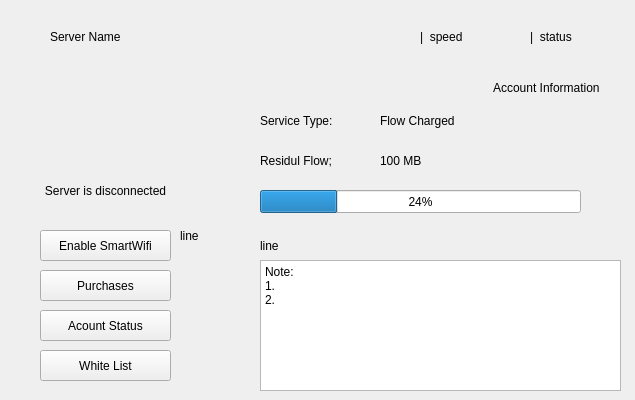
<?xml version="1.0" encoding="UTF-8"?>
<ui version="4.0">
 <class>SmartWifiWidget</class>
 <widget class="QWidget" name="SmartWifiWidget">
  <property name="geometry">
   <rect>
    <x>0</x>
    <y>0</y>
    <width>635</width>
    <height>400</height>
   </rect>
  </property>
  <property name="windowTitle">
   <string>SmartWifi</string>
  </property>
  <widget class="QLabel" name="connect_flag">
   <property name="geometry">
    <rect>
     <x>40</x>
     <y>70</y>
     <width>131</width>
     <height>101</height>
    </rect>
   </property>
   <property name="text">
    <string/>
   </property>
   <property name="alignment">
    <set>Qt::AlignCenter</set>
   </property>
  </widget>
  <widget class="QLabel" name="connect_note">
   <property name="geometry">
    <rect>
     <x>30</x>
     <y>180</y>
     <width>151</width>
     <height>21</height>
    </rect>
   </property>
   <property name="text">
    <string>Server is disconnected</string>
   </property>
   <property name="alignment">
    <set>Qt::AlignCenter</set>
   </property>
  </widget>
  <widget class="QPushButton" name="connect_btn">
   <property name="geometry">
    <rect>
     <x>40</x>
     <y>230</y>
     <width>131</width>
     <height>31</height>
    </rect>
   </property>
   <property name="text">
    <string>Enable SmartWifi</string>
   </property>
   <property name="group" stdset="0">
    <string>big_btn</string>
   </property>
  </widget>
  <widget class="QPushButton" name="whitelist_btn">
   <property name="geometry">
    <rect>
     <x>40</x>
     <y>350</y>
     <width>131</width>
     <height>31</height>
    </rect>
   </property>
   <property name="text">
    <string>White List</string>
   </property>
   <property name="group" stdset="0">
    <string>big_btn</string>
   </property>
  </widget>
  <widget class="QPushButton" name="purchases_btn">
   <property name="geometry">
    <rect>
     <x>40</x>
     <y>270</y>
     <width>131</width>
     <height>31</height>
    </rect>
   </property>
   <property name="text">
    <string>Purchases</string>
   </property>
   <property name="group" stdset="0">
    <string>big_btn</string>
   </property>
  </widget>
  <widget class="QPushButton" name="account_btn">
   <property name="geometry">
    <rect>
     <x>40</x>
     <y>310</y>
     <width>131</width>
     <height>31</height>
    </rect>
   </property>
   <property name="text">
    <string>Acount Status</string>
   </property>
   <property name="group" stdset="0">
    <string>big_btn</string>
   </property>
  </widget>
  <widget class="QWidget" name="top_bar" native="true">
   <property name="geometry">
    <rect>
     <x>10</x>
     <y>20</y>
     <width>621</width>
     <height>31</height>
    </rect>
   </property>
   <widget class="QLabel" name="server_label">
    <property name="geometry">
     <rect>
      <x>40</x>
      <y>6</y>
      <width>81</width>
      <height>21</height>
     </rect>
    </property>
    <property name="text">
     <string>Server Name</string>
    </property>
    <property name="group" stdset="0">
     <string>top</string>
    </property>
   </widget>
   <widget class="QLabel" name="speed_img">
    <property name="geometry">
     <rect>
      <x>470</x>
      <y>0</y>
      <width>51</width>
      <height>31</height>
     </rect>
    </property>
    <property name="text">
     <string/>
    </property>
    <property name="group" stdset="0">
     <string>top</string>
    </property>
   </widget>
   <widget class="QLabel" name="server_img">
    <property name="geometry">
     <rect>
      <x>200</x>
      <y>6</y>
      <width>71</width>
      <height>21</height>
     </rect>
    </property>
    <property name="text">
     <string/>
    </property>
    <property name="group" stdset="0">
     <string>top</string>
    </property>
   </widget>
   <widget class="QLabel" name="status_img">
    <property name="geometry">
     <rect>
      <x>570</x>
      <y>5</y>
      <width>51</width>
      <height>31</height>
     </rect>
    </property>
    <property name="text">
     <string/>
    </property>
    <property name="group" stdset="0">
     <string>top</string>
    </property>
   </widget>
   <widget class="QLabel" name="status_label">
    <property name="geometry">
     <rect>
      <x>520</x>
      <y>6</y>
      <width>61</width>
      <height>21</height>
     </rect>
    </property>
    <property name="text">
     <string>|  status</string>
    </property>
    <property name="group" stdset="0">
     <string>top</string>
    </property>
   </widget>
   <widget class="QLabel" name="speed_label">
    <property name="geometry">
     <rect>
      <x>410</x>
      <y>6</y>
      <width>51</width>
      <height>21</height>
     </rect>
    </property>
    <property name="text">
     <string>|  speed</string>
    </property>
    <property name="group" stdset="0">
     <string>top</string>
    </property>
   </widget>
   <widget class="QLabel" name="server_name">
    <property name="geometry">
     <rect>
      <x>120</x>
      <y>7</y>
      <width>71</width>
      <height>21</height>
     </rect>
    </property>
    <property name="text">
     <string/>
    </property>
    <property name="group" stdset="0">
     <string>top</string>
    </property>
   </widget>
   <zorder>speed_img</zorder>
   <zorder>status_img</zorder>
   <zorder>status_label</zorder>
   <zorder>speed_label</zorder>
   <zorder>server_label</zorder>
   <zorder>server_img</zorder>
   <zorder>server_name</zorder>
  </widget>
  <widget class="QStackedWidget" name="stackedWidget">
   <property name="geometry">
    <rect>
     <x>230</x>
     <y>70</y>
     <width>401</width>
     <height>331</height>
    </rect>
   </property>
   <widget class="QWidget" name="flow_page">
    <widget class="QLabel" name="flow_account_img">
     <property name="geometry">
      <rect>
       <x>230</x>
       <y>5</y>
       <width>21</width>
       <height>21</height>
      </rect>
     </property>
     <property name="text">
      <string/>
     </property>
     <property name="group" stdset="0">
      <string>account_information_img</string>
     </property>
    </widget>
    <widget class="QLabel" name="fow_account_text">
     <property name="geometry">
      <rect>
       <x>263</x>
       <y>10</y>
       <width>121</width>
       <height>16</height>
      </rect>
     </property>
     <property name="text">
      <string>Account Information</string>
     </property>
     <property name="group" stdset="0">
      <string>account_information_text</string>
     </property>
    </widget>
    <widget class="QLabel" name="label_3">
     <property name="geometry">
      <rect>
       <x>30</x>
       <y>40</y>
       <width>91</width>
       <height>21</height>
      </rect>
     </property>
     <property name="text">
      <string>Service Type:</string>
     </property>
    </widget>
    <widget class="QLabel" name="label_4">
     <property name="geometry">
      <rect>
       <x>150</x>
       <y>40</y>
       <width>91</width>
       <height>21</height>
      </rect>
     </property>
     <property name="text">
      <string>Flow Charged</string>
     </property>
    </widget>
    <widget class="QLabel" name="label_5">
     <property name="geometry">
      <rect>
       <x>30</x>
       <y>80</y>
       <width>91</width>
       <height>21</height>
      </rect>
     </property>
     <property name="text">
      <string>Residul Flow;</string>
     </property>
    </widget>
    <widget class="QLabel" name="label_6">
     <property name="geometry">
      <rect>
       <x>150</x>
       <y>80</y>
       <width>91</width>
       <height>21</height>
      </rect>
     </property>
     <property name="text">
      <string>100 MB</string>
     </property>
    </widget>
    <widget class="QProgressBar" name="progressBar">
     <property name="geometry">
      <rect>
       <x>30</x>
       <y>120</y>
       <width>321</width>
       <height>23</height>
      </rect>
     </property>
     <property name="value">
      <number>24</number>
     </property>
    </widget>
    <widget class="QLabel" name="label_7">
     <property name="geometry">
      <rect>
       <x>30</x>
       <y>166</y>
       <width>371</width>
       <height>20</height>
      </rect>
     </property>
     <property name="text">
      <string>line</string>
     </property>
    </widget>
    <widget class="QTextBrowser" name="flow_note">
     <property name="geometry">
      <rect>
       <x>30</x>
       <y>190</y>
       <width>361</width>
       <height>131</height>
      </rect>
     </property>
     <property name="html">
      <string>&lt;!DOCTYPE HTML PUBLIC &quot;-//W3C//DTD HTML 4.0//EN&quot; &quot;http://www.w3.org/TR/REC-html40/strict.dtd&quot;&gt;
&lt;html&gt;&lt;head&gt;&lt;meta name=&quot;qrichtext&quot; content=&quot;1&quot; /&gt;&lt;style type=&quot;text/css&quot;&gt;
p, li { white-space: pre-wrap; }
&lt;/style&gt;&lt;/head&gt;&lt;body style=&quot; font-family:'宋体'; font-size:9pt; font-weight:400; font-style:normal;&quot;&gt;
&lt;p style=&quot; margin-top:0px; margin-bottom:0px; margin-left:0px; margin-right:0px; -qt-block-indent:0; text-indent:0px;&quot;&gt;Note:&lt;/p&gt;
&lt;p style=&quot; margin-top:0px; margin-bottom:0px; margin-left:0px; margin-right:0px; -qt-block-indent:0; text-indent:0px;&quot;&gt;1.&lt;/p&gt;
&lt;p style=&quot; margin-top:0px; margin-bottom:0px; margin-left:0px; margin-right:0px; -qt-block-indent:0; text-indent:0px;&quot;&gt;2.&lt;/p&gt;&lt;/body&gt;&lt;/html&gt;</string>
     </property>
     <property name="group" stdset="0">
      <string>account_note</string>
     </property>
    </widget>
   </widget>
   <widget class="QWidget" name="page_2"/>
  </widget>
  <widget class="QLabel" name="label_8">
   <property name="geometry">
    <rect>
     <x>180</x>
     <y>70</y>
     <width>41</width>
     <height>331</height>
    </rect>
   </property>
   <property name="text">
    <string>line</string>
   </property>
  </widget>
  <zorder>top_bar</zorder>
  <zorder>connect_flag</zorder>
  <zorder>connect_note</zorder>
  <zorder>connect_btn</zorder>
  <zorder>whitelist_btn</zorder>
  <zorder>purchases_btn</zorder>
  <zorder>account_btn</zorder>
  <zorder>stackedWidget</zorder>
  <zorder>label_8</zorder>
 </widget>
 <resources/>
 <connections/>
</ui>
